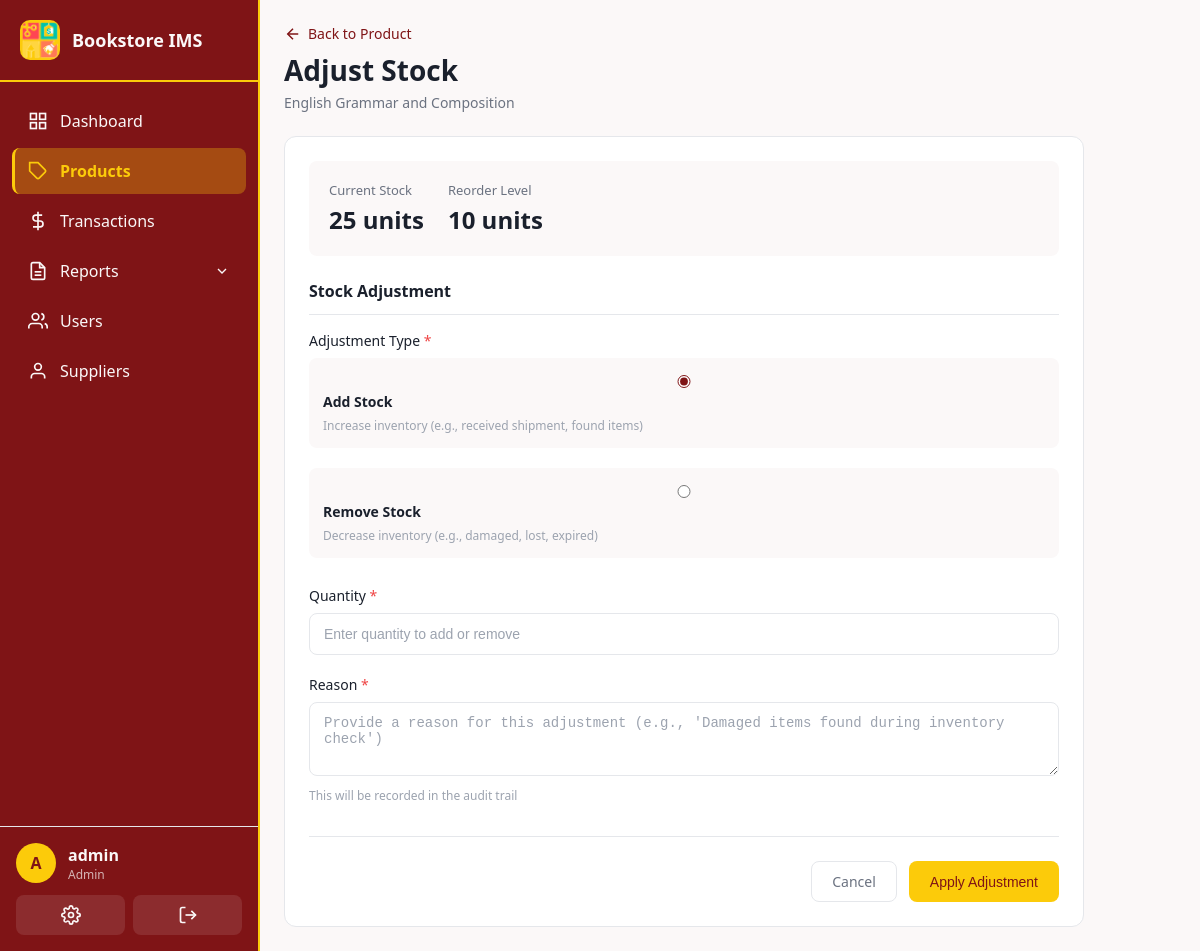
Before: /products/1/adjust-stock (signed in) with the older database file.
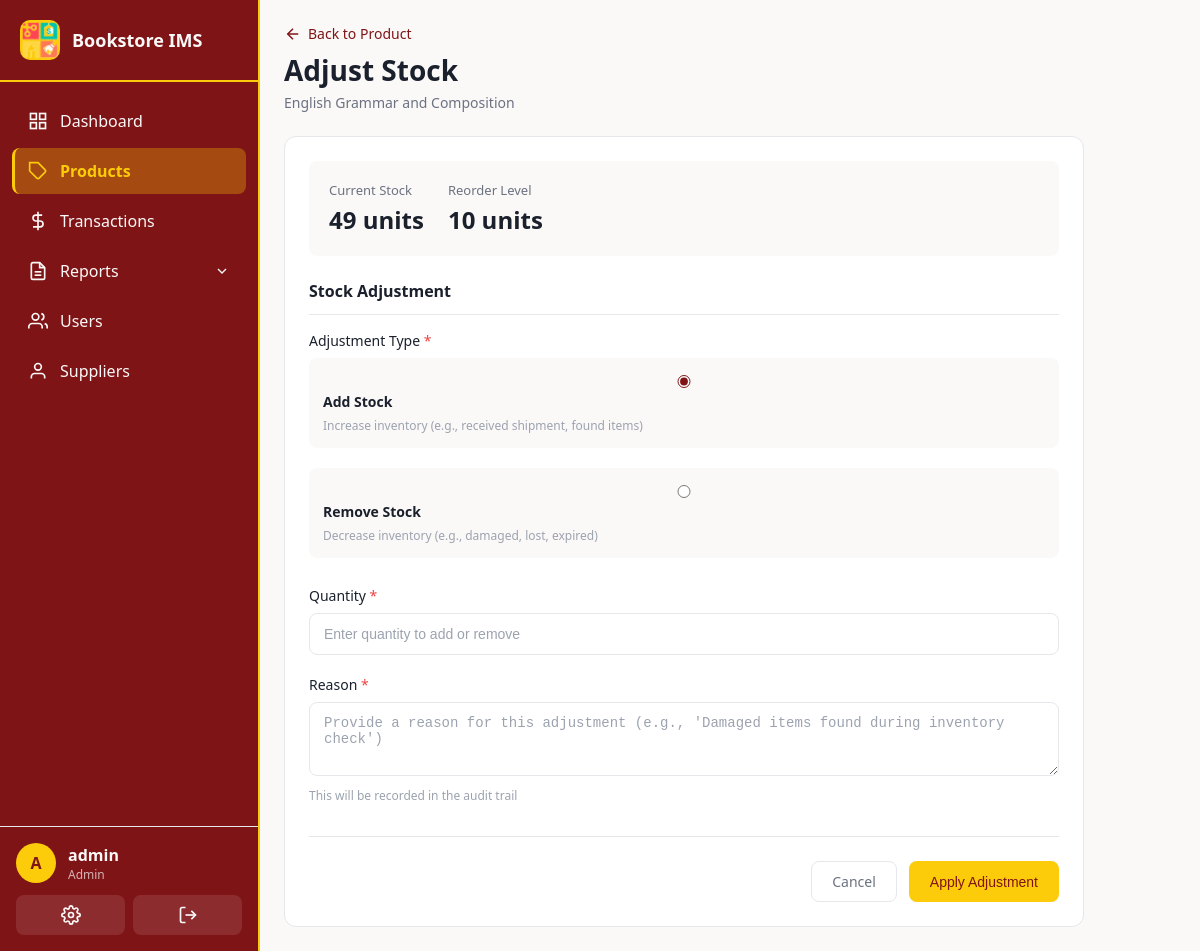
After: the same page with the newer database file.
### app/models.py (models this page shows, shortened)
class Product(db.Model):
    __tablename__ = 'products'
    id = db.Column(db.Integer, primary_key=True)
    sku = db.Column(db.String(50), unique=True, nullable=False, index=True)  # Stock Keeping Unit
    name = db.Column(db.String(200), nullable=False)
    description = db.Column(db.Text)
    category_id = db.Column(db.Integer, db.ForeignKey('categories.id'), nullable=False)
    cost_price = db.Column(db.Float, nullable=False, default=0.0)  # Purchase cost
    selling_price = db.Column(db.Float, nullable=False, default=0.0)
    quantity = db.Column(db.Integer, nullable=False, default=0)
    reorder_level = db.Column(db.Integer, nullable=False, default=10)  # Low stock threshold
    isbn = db.Column(db.String(20))
    author = db.Column(db.String(200))
    publisher = db.Column(db.String(200))
    is_active = db.Column(db.Boolean, default=True)
    created_at = db.Column(db.DateTime, default=datetime.utcnow)
    updated_at = db.Column(db.DateTime, default=datetime.utcnow, onupdate=datetime.utcnow)
    stock_movements = db.relationship('StockMovement', backref='product', lazy='dynamic')
    transaction_items = db.relationship('TransactionItem', backref='product', lazy='dynamic')
    @property
    def is_low_stock(self):
        return self.quantity <= self.reorder_level

### app/routes/products.py (the view, shortened to what this page needs)
@products_bp.route('/<int:id>/adjust-stock', methods=['GET', 'POST'])
@login_required
@staff_required
def adjust_stock(id):
    product = db.get_or_404(Product, id)
    return render_template('products/adjust_stock.html', product=product)

### app/__init__.py (called while the page is built)
@login_manager.user_loader
def load_user(user_id):
    return db.session.get(User, int(user_id))

### app/models.py (called while the page is built)
    def is_admin(self):
        return self.role == Role.ADMIN

### app/templates/products/adjust_stock.html (shortened to what this page needs)
{% extends "base.html" %}
{% block content %}
<div class="page-header">
  <div class="page-header-left">
    <a href="{{ url_for('products.view_product', id=product.id) }}" class="back-link">
      <svg viewBox="0 0 24 24" fill="none" stroke="currentColor" stroke-width="2">
        <line x1="19" y1="12" x2="5" y2="12"></line>
        <polyline points="12 19 5 12 12 5"></polyline>
      </svg>
      Back to Product
    </a>
    <h1>Adjust Stock</h1>
    <p class="page-subtitle">{{ product.name }}</p>
  </div>
</div>
<div class="form-card">
  <div class="stock-info-banner">
    <div class="stock-info-item">
      <span class="stock-info-label">Current Stock</span>
      <span class="stock-info-value {% if product.quantity == 0 %}text-danger{% elif product.is_low_stock %}text-warning{% endif %}">
        {{ product.quantity }} units
      </span>
    </div>
    <div class="stock-info-item">
      <span class="stock-info-label">Reorder Level</span>
      <span class="stock-info-value">{{ product.reorder_level }} units</span>
    </div>
  </div>
  <form method="POST" action="{{ url_for('products.adjust_stock', id=product.id) }}">
    <div class="form-section">
      <h3>Stock Adjustment</h3>
      <div class="form-group">
        <label>Adjustment Type <span class="required">*</span></label>
        <div class="radio-group">
          <label class="radio-label">
            <input type="radio" name="adjustment_type" value="add" checked>
            <span class="radio-text">
              <strong>Add Stock</strong>
              <small>Increase inventory (e.g., received shipment, found items)</small>
            </span>
          </label>
          <label class="radio-label">
            <input type="radio" name="adjustment_type" value="subtract">
            <span class="radio-text">
              <strong>Remove Stock</strong>
              <small>Decrease inventory (e.g., damaged, lost, expired)</small>
            </span>
          </label>
        </div>
      </div>
      <div class="form-group">
        <label for="quantity">Quantity <span class="required">*</span></label>
        <input type="number" id="quantity" name="quantity" required min="1"
               placeholder="Enter quantity to add or remove">
      </div>
      <div class="form-group">
        <label for="reason">Reason <span class="required">*</span></label>
        <textarea id="reason" name="reason" rows="3" required
                  placeholder="Provide a reason for this adjustment (e.g., 'Damaged items found during inventory check')"></textarea>
        <small>This will be recorded in the audit trail</small>
      </div>
    </div>
    <div class="form-actions">
      <a href="{{ url_for('products.view_product', id=product.id) }}" class="btn btn-outline">Cancel</a>
      <button type="submit" class="btn btn-primary">Apply Adjustment</button>
    </div>
  </form>
</div>
{% endblock %}

Changed rows visible on the page:
changed Product "English Grammar and Composition": quantity "25" → "49"
